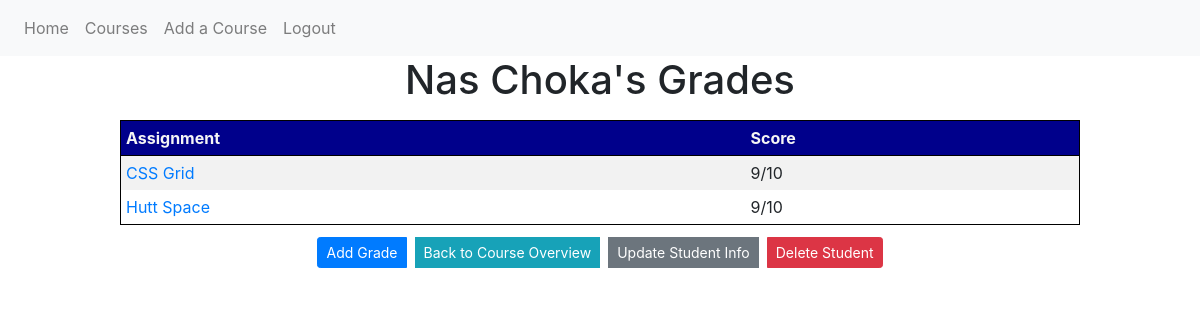
Before: /course/1/student/1 (signed in) with the older database file.
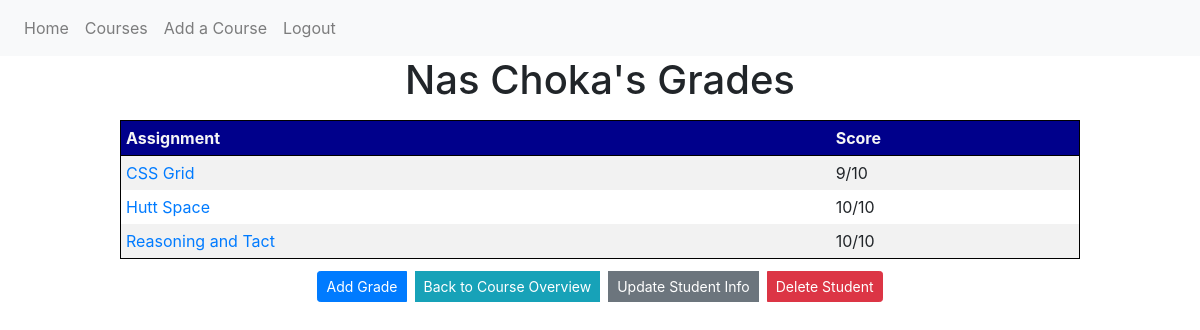
After: the same page with the newer database file.
### guide_and_teach/models.py (models this page shows, shortened)
class Grade(db.Model):
    id = db.Column(db.Integer, primary_key=True)
    user_id = db.Column(db.Integer, db.ForeignKey('user.id'))
    student_id = db.Column(db.Integer, db.ForeignKey('student.id'))
    score = db.Column(db.String(15), nullable=False)
    max_score = db.Column(db.String(15), nullable=False)
    assignment = db.Column(db.String(50), nullable=False)

### guide_and_teach/students/routes.py (the view)
@students.route('/course/<int:course_id>/student/<int:student_id>', methods=['GET', 'POST'])
@login_required
def single_student(student_id, course_id):
    student = Student.query.get_or_404(student_id)
    if student.user != current_user:
        abort(403)
    grades = Grade.query.all()
    return render_template('single_student.html', title="Student", student=student, course_id=course_id, grades=grades)

### guide_and_teach/models.py (called while the page is built)
@login_manager.user_loader
def load_user(user_id):
    return User.query.get(int(user_id))

### guide_and_teach/templates/single_student.html (shortened to what this page needs)
{% extends "layout.html" %}
{% block content %}
        <article>
            <h1>{{ student.student_name }}'s Grades</h1>
            <table class="table-striped">
                <thead>
                    <tr>
                        <td><strong>Assignment</strong></td>
                        <td><strong>Score</strong></td>
                    </tr>
                </thead>
                <tbody>
                    {% for grade in grades %}
                    {% if grade.student == student %}
                    <tr>
                        <td><a href="{{ url_for('grades.single_grade', course_id=course_id, student_id=student.id, grade_id=grade.id) }}"> {{ grade.assignment }}</a></td>
                        <td>{{ grade.score }}/{{ grade.max_score }}</td>
                    </tr>
                    {% endif %}
                    {% endfor %}
                </tbody>
            </table>
            {% if student.user == current_user %}
            <div class="ralph">
            <div class="btn-group btn-group ml-4 mr-4" role="group">
                <a class="btn btn-primary btn-sm mt-1 mb-1 m-1" href="{{ url_for('grades.add_grade', course_id=course_id, student_id=student.id) }}">Add Grade</a>
                <a class="btn btn-info btn-sm mt-1 mb-1 m-1" href="{{ url_for('courses.single_course', course_id=course_id) }}">Back to Course Overview</a>
                <a class="btn btn-secondary btn-sm mt-1 mb-1 m-1" href="{{ url_for('students.update_student', student_id=student.id, course_id=course_id) }}">Update Student Info</a>
                <button type="button" class="btn btn-danger btn-sm mb-1 mt-1 m-1" data-toggle="modal" data-target="#deleteModal">Delete Student</button>
            </div>
            </div>
            {% endif %}
        </article>
{% endblock content %}

Changed rows visible on the page:
changed Grade "Hutt Space": score "9" → "10"
added Grade: assignment "Reasoning and Tact", score "10", max_score "10"
